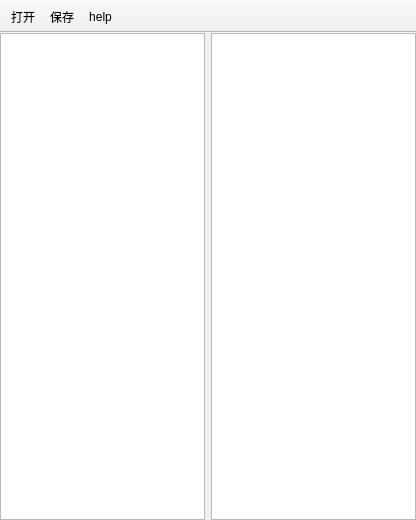
<?xml version="1.0" encoding="UTF-8"?>
<ui version="4.0">
 <class>MainWindow</class>
 <widget class="QMainWindow" name="MainWindow">
  <property name="geometry">
   <rect>
    <x>0</x>
    <y>0</y>
    <width>416</width>
    <height>520</height>
   </rect>
  </property>
  <property name="sizePolicy">
   <sizepolicy hsizetype="Preferred" vsizetype="Preferred">
    <horstretch>0</horstretch>
    <verstretch>0</verstretch>
   </sizepolicy>
  </property>
  <property name="minimumSize">
   <size>
    <width>416</width>
    <height>0</height>
   </size>
  </property>
  <property name="maximumSize">
   <size>
    <width>416</width>
    <height>16777215</height>
   </size>
  </property>
  <property name="windowTitle">
   <string>UI Order Editor</string>
  </property>
  <property name="windowIcon">
   <iconset resource="resources.qrc">
    <normaloff>:/res/Resources/icon.png</normaloff>:/res/Resources/icon.png</iconset>
  </property>
  <widget class="QWidget" name="centralWidget">
   <layout class="QGridLayout" name="gridLayout">
    <property name="leftMargin">
     <number>0</number>
    </property>
    <property name="topMargin">
     <number>0</number>
    </property>
    <property name="rightMargin">
     <number>0</number>
    </property>
    <property name="bottomMargin">
     <number>0</number>
    </property>
    <item row="0" column="1">
     <widget class="MyListWidget" name="listWidget2">
      <property name="enabled">
       <bool>true</bool>
      </property>
      <property name="contextMenuPolicy">
       <enum>Qt::DefaultContextMenu</enum>
      </property>
      <property name="acceptDrops">
       <bool>false</bool>
      </property>
      <property name="dragEnabled">
       <bool>true</bool>
      </property>
      <property name="dragDropOverwriteMode">
       <bool>false</bool>
      </property>
      <property name="dragDropMode">
       <enum>QAbstractItemView::DragDrop</enum>
      </property>
      <property name="defaultDropAction">
       <enum>Qt::TargetMoveAction</enum>
      </property>
      <property name="sortingEnabled">
       <bool>false</bool>
      </property>
     </widget>
    </item>
    <item row="0" column="0">
     <widget class="MyListWidget" name="listWidget1">
      <property name="contextMenuPolicy">
       <enum>Qt::DefaultContextMenu</enum>
      </property>
      <property name="acceptDrops">
       <bool>true</bool>
      </property>
      <property name="dragEnabled">
       <bool>true</bool>
      </property>
      <property name="dragDropMode">
       <enum>QAbstractItemView::InternalMove</enum>
      </property>
      <property name="defaultDropAction">
       <enum>Qt::MoveAction</enum>
      </property>
      <property name="selectionRectVisible">
       <bool>false</bool>
      </property>
      <property name="sortingEnabled">
       <bool>false</bool>
      </property>
     </widget>
    </item>
   </layout>
   <zorder>listWidget1</zorder>
   <zorder>listWidget2</zorder>
  </widget>
  <widget class="QToolBar" name="toolBar">
   <property name="windowTitle">
    <string>toolBar</string>
   </property>
   <property name="movable">
    <bool>false</bool>
   </property>
   <property name="floatable">
    <bool>true</bool>
   </property>
   <attribute name="toolBarArea">
    <enum>TopToolBarArea</enum>
   </attribute>
   <attribute name="toolBarBreak">
    <bool>false</bool>
   </attribute>
   <addaction name="open"/>
   <addaction name="save"/>
   <addaction name="help"/>
  </widget>
  <action name="open">
   <property name="icon">
    <iconset resource="resources.qrc">
     <normaloff>:/res/Resources/open.png</normaloff>:/res/Resources/open.png</iconset>
   </property>
   <property name="text">
    <string>打开</string>
   </property>
   <property name="shortcut">
    <string>Ctrl+O</string>
   </property>
  </action>
  <action name="save">
   <property name="icon">
    <iconset resource="resources.qrc">
     <normaloff>:/res/Resources/save.png</normaloff>:/res/Resources/save.png</iconset>
   </property>
   <property name="text">
    <string>保存</string>
   </property>
   <property name="shortcut">
    <string>Ctrl+S</string>
   </property>
  </action>
  <action name="help">
   <property name="icon">
    <iconset resource="resources.qrc">
     <normaloff>:/res/Resources/help.png</normaloff>:/res/Resources/help.png</iconset>
   </property>
   <property name="text">
    <string>help</string>
   </property>
   <property name="shortcut">
    <string>F1</string>
   </property>
  </action>
 </widget>
 <layoutdefault spacing="6" margin="11"/>
 <customwidgets>
  <customwidget>
   <class>MyListWidget</class>
   <extends>QListWidget</extends>
   <header>mylistwidget.h</header>
  </customwidget>
 </customwidgets>
 <resources>
  <include location="resources.qrc"/>
 </resources>
 <connections/>
</ui>
